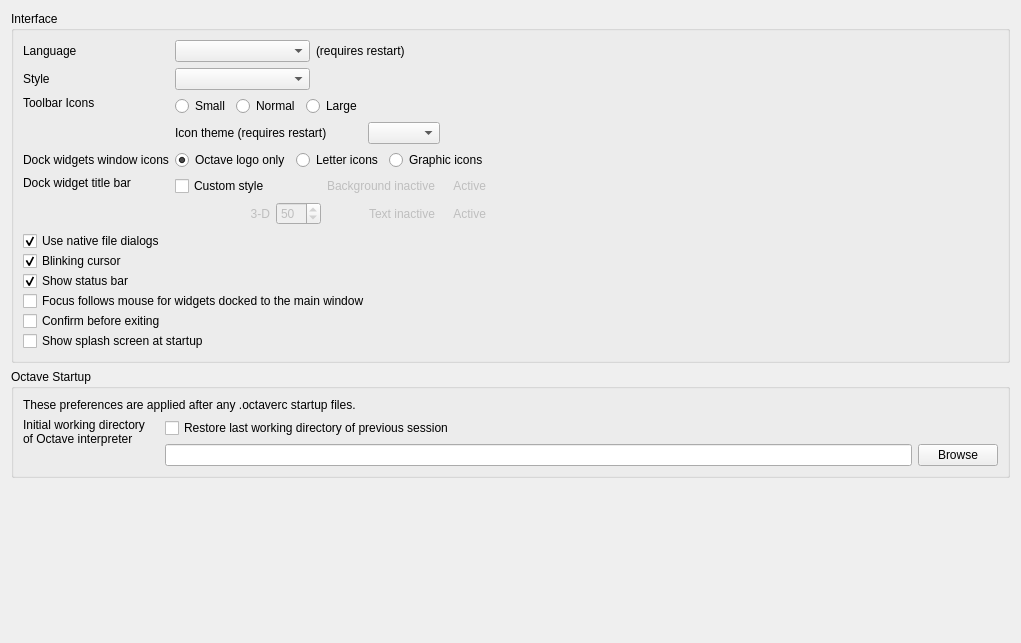
         <widget class="QWidget" name="scrollAreaWidgetContents_2">
          <property name="geometry">
           <rect>
            <x>0</x>
            <y>0</y>
            <width>1021</width>
            <height>643</height>
           </rect>
          </property>
          <layout class="QVBoxLayout" name="verticalLayout_17">
           <item>
            <widget class="QGroupBox" name="groupBox">
             <property name="title">
              <string>Interface</string>
             </property>
             <layout class="QVBoxLayout" name="verticalLayout_21">
              <item>
               <layout class="QGridLayout" name="gridLayout">
                <item row="7" column="0">
                 <widget class="QLabel" name="label_15">
                  <property name="text">
                   <string>Dock widget title bar</string>
                  </property>
                  <property name="alignment">
                   <set>Qt::AlignLeading|Qt::AlignLeft|Qt::AlignTop</set>
                  </property>
                 </widget>
                </item>
                <item row="5" column="0">
                 <widget class="QLabel" name="label_9">
                  <property name="text">
                   <string>Dock widgets window icons</string>
                  </property>
                 </widget>
                </item>
                <item row="2" column="0">
                 <widget class="QLabel" name="label_29">
                  <property name="text">
                   <string>Style</string>
                  </property>
                 </widget>
                </item>
                <item row="2" column="1">
                 <layout class="QHBoxLayout" name="horizontalLayout_17">
                  <item>
                   <widget class="QComboBox" name="combo_styles">
                    <property name="minimumSize">
                     <size>
                      <width>135</width>
                      <height>0</height>
                     </size>
                    </property>
                   </widget>
                  </item>
                  <item>
                   <spacer name="horizontalSpacer">
                    <property name="orientation">
                     <enum>Qt::Horizontal</enum>
                    </property>
                    <property name="sizeHint" stdset="0">
                     <size>
                      <width>40</width>
                      <height>20</height>
                     </size>
                    </property>
                   </spacer>
                  </item>
                 </layout>
                </item>
                <item row="1" column="0">
                 <widget class="QLabel" name="label_2">
                  <property name="text">
                   <string>Language</string>
                  </property>
                 </widget>
                </item>
                <item row="3" column="1">
                 <layout class="QGridLayout" name="gridLayout_16">
                  <item row="1" column="0">
                   <widget class="QLabel" name="label_4">
                    <property name="text">
                     <string>Icon theme (requires restart)</string>
                    </property>
                   </widget>
                  </item>
                  <item row="1" column="1">
                   <widget class="QComboBox" name="combo_box_icon_theme"/>
                  </item>
                  <item row="0" column="0">
                   <layout class="QHBoxLayout" name="horizontalLayout_6">
                    <item>
                     <widget class="QRadioButton" name="icon_size_small">
                      <property name="text">
                       <string>Small</string>
                      </property>
                     </widget>
                    </item>
                    <item>
                     <widget class="QRadioButton" name="icon_size_normal">
                      <property name="text">
                       <string>Normal</string>
                      </property>
                      <property name="checked">
                       <bool>true</bool>
                      </property>
                     </widget>
                    </item>
                    <item>
                     <widget class="QRadioButton" name="icon_size_large">
                      <property name="text">
                       <string>Large</string>
                      </property>
                     </widget>
                    </item>
                   </layout>
                  </item>
                  <item row="1" column="2">
                   <spacer name="horizontalSpacer_5">
                    <property name="orientation">
                     <enum>Qt::Horizontal</enum>
                    </property>
                    <property name="sizeHint" stdset="0">
                     <size>
                      <width>40</width>
                      <height>20</height>
                     </size>
                    </property>
                   </spacer>
                  </item>
                 </layout>
                </item>
                <item row="7" column="1">
                 <layout class="QHBoxLayout" name="horizontalLayout_4">
                  <item>
                   <layout class="QGridLayout" name="gridLayout_13">
                    <property name="rightMargin">
                     <number>0</number>
                    </property>
                    <item row="0" column="9">
                     <widget class="QLabel" name="label_bgtitle_active">
                      <property name="enabled">
                       <bool>false</bool>
                      </property>
                      <property name="text">
                       <string>Active</string>
                      </property>
                      <property name="alignment">
                       <set>Qt::AlignRight|Qt::AlignTrailing|Qt::AlignVCenter</set>
                      </property>
                     </widget>
                    </item>
                    <item row="1" column="4">
                     <layout class="QHBoxLayout" name="layout_widget_fgtitle"/>
                    </item>
                    <item row="0" column="1">
                     <spacer name="horizontalSpacer_22">
                      <property name="orientation">
                       <enum>Qt::Horizontal</enum>
                      </property>
                      <property name="sizeType">
                       <enum>QSizePolicy::Fixed</enum>
                      </property>
                      <property name="sizeHint" stdset="0">
                       <size>
                        <width>40</width>
                        <height>20</height>
                       </size>
                      </property>
                     </spacer>
                    </item>
                    <item row="1" column="2">
                     <widget class="QLabel" name="label_fgtitle">
                      <property name="enabled">
                       <bool>false</bool>
                      </property>
                      <property name="text">
                       <string>Text inactive</string>
                      </property>
                      <property name="alignment">
                       <set>Qt::AlignRight|Qt::AlignTrailing|Qt::AlignVCenter</set>
                      </property>
                     </widget>
                    </item>
                    <item row="1" column="9">
                     <widget class="QLabel" name="label_fgtitle_active">
                      <property name="enabled">
                       <bool>false</bool>
                      </property>
                      <property name="text">
                       <string>Active</string>
                      </property>
                      <property name="alignment">
                       <set>Qt::AlignRight|Qt::AlignTrailing|Qt::AlignVCenter</set>
                      </property>
                     </widget>
                    </item>
                    <item row="0" column="7">
                     <spacer name="horizontalSpacer_23">
                      <property name="orientation">
                       <enum>Qt::Horizontal</enum>
                      </property>
                      <property name="sizeType">
                       <enum>QSizePolicy::Fixed</enum>
                      </property>
                      <property name="sizeHint" stdset="0">
                       <size>
                        <width>12</width>
                        <height>20</height>
                       </size>
                      </property>
                     </spacer>
                    </item>
                    <item row="0" column="0">
                     <widget class="QCheckBox" name="cb_widget_custom_style">
                      <property name="text">
                       <string>Custom style</string>
                      </property>
                     </widget>
                    </item>
                    <item row="0" column="4">
                     <layout class="QHBoxLayout" name="layout_widget_bgtitle"/>
                    </item>
                    <item row="0" column="2">
                     <widget class="QLabel" name="label_bgtitle">
                      <property name="enabled">
                       <bool>false</bool>
                      </property>
                      <property name="text">
                       <string>Background inactive</string>
                      </property>
                      <property name="alignment">
                       <set>Qt::AlignRight|Qt::AlignTrailing|Qt::AlignVCenter</set>
                      </property>
                     </widget>
                    </item>
                    <item row="0" column="10">
                     <layout class="QHBoxLayout" name="layout_widget_bgtitle_active"/>
                    </item>
                    <item row="1" column="10">
                     <layout class="QHBoxLayout" name="layout_widget_fgtitle_active"/>
                    </item>
                    <item row="1" column="0">
                     <widget class="QLabel" name="label_3d_title">
                      <property name="enabled">
                       <bool>false</bool>
                      </property>
                      <property name="text">
                       <string>3-D</string>
                      </property>
                      <property name="alignment">
                       <set>Qt::AlignRight|Qt::AlignTrailing|Qt::AlignVCenter</set>
                      </property>
                     </widget>
                    </item>
                    <item row="1" column="1">
                     <widget class="QSpinBox" name="sb_3d_title">
                      <property name="enabled">
                       <bool>false</bool>
                      </property>
                      <property name="sizePolicy">
                       <sizepolicy hsizetype="Preferred" vsizetype="Preferred">
                        <horstretch>0</horstretch>
                        <verstretch>0</verstretch>
                       </sizepolicy>
                      </property>
                      <property name="minimum">
                       <number>-80</number>
                      </property>
                      <property name="maximum">
                       <number>80</number>
                      </property>
                      <property name="value">
                       <number>50</number>
                      </property>
                     </widget>
                    </item>
                   </layout>
                  </item>
                  <item>
                   <spacer name="horizontalSpacer_21">
                    <property name="orientation">
                     <enum>Qt::Horizontal</enum>
                    </property>
                    <property name="sizeHint" stdset="0">
                     <size>
                      <width>40</width>
                      <height>20</height>
                     </size>
                    </property>
                   </spacer>
                  </item>
                 </layout>
                </item>
                <item row="3" column="0">
                 <widget class="QLabel" name="label_8">
                  <property name="text">
                   <string>Toolbar Icons</string>
                  </property>
                  <property name="alignment">
                   <set>Qt::AlignLeading|Qt::AlignLeft|Qt::AlignTop</set>
                  </property>
                 </widget>
                </item>
                <item row="1" column="1">
                 <layout class="QHBoxLayout" name="horizontalLayout_8">
                  <item>
                   <widget class="QComboBox" name="comboBox_language">
                    <property name="minimumSize">
                     <size>
                      <width>135</width>
                      <height>0</height>
                     </size>
                    </property>
                    <property name="insertPolicy">
                     <enum>QComboBox::InsertAtBottom</enum>
                    </property>
                   </widget>
                  </item>
                  <item>
                   <widget class="QLabel" name="label_10">
                    <property name="text">
                     <string>(requires restart)</string>
                    </property>
                   </widget>
                  </item>
                  <item>
                   <spacer name="horizontalSpacer_3">
                    <property name="orientation">
                     <enum>Qt::Horizontal</enum>
                    </property>
                    <property name="sizeHint" stdset="0">
                     <size>
                      <width>40</width>
                      <height>20</height>
                     </size>
                    </property>
                   </spacer>
                  </item>
                 </layout>
                </item>
                <item row="5" column="1">
                 <layout class="QHBoxLayout" name="horizontalLayout_9">
                  <item>
                   <widget class="QRadioButton" name="general_icon_octave">
                    <property name="text">
                     <string>Octave logo only</string>
                    </property>
                    <property name="checked">
                     <bool>true</bool>
                    </property>
                   </widget>
                  </item>
                  <item>
                   <widget class="QRadioButton" name="general_icon_letter">
                    <property name="text">
                     <string>Letter icons</string>
                    </property>
                   </widget>
                  </item>
                  <item>
                   <widget class="QRadioButton" name="general_icon_graphic">
                    <property name="text">
                     <string>Graphic icons</string>
                    </property>
                   </widget>
                  </item>
                  <item>
                   <spacer name="horizontalSpacer_6">
                    <property name="orientation">
                     <enum>Qt::Horizontal</enum>
                    </property>
                    <property name="sizeHint" stdset="0">
                     <size>
                      <width>40</width>
                      <height>20</height>
                     </size>
                    </property>
                   </spacer>
                  </item>
                 </layout>
                </item>
               </layout>
              </item>
              <item>
               <layout class="QVBoxLayout" name="verticalLayout_35">
                <property name="spacing">
                 <number>0</number>
                </property>
                <property name="topMargin">
                 <number>0</number>
                </property>
                <item>
                 <widget class="QCheckBox" name="cb_use_native_file_dialogs">
                  <property name="text">
                   <string>Use native file dialogs</string>
                  </property>
                  <property name="checked">
                   <bool>true</bool>
                  </property>
                 </widget>
                </item>
                <item>
                 <widget class="QCheckBox" name="cb_cursor_blinking">
                  <property name="text">
                   <string>Blinking cursor</string>
                  </property>
                  <property name="checked">
                   <bool>true</bool>
                  </property>
                 </widget>
                </item>
                <item>
                 <widget class="QCheckBox" name="cb_status_bar">
                  <property name="text">
                   <string>Show status bar</string>
                  </property>
                  <property name="checked">
                   <bool>true</bool>
                  </property>
                 </widget>
                </item>
                <item>
                 <widget class="QCheckBox" name="cb_focus_follows_mouse">
                  <property name="toolTip">
                   <string>&lt;html&gt;&lt;head/&gt;&lt;body&gt;&lt;p&gt;If set, the focus of the widgets that are docked to the main window follows the mouse cursor.  This is intended for having the same behavior within the main window when &amp;quot;focus follows mouse&amp;quot; is used for the desktop environment.&lt;/p&gt;&lt;/body&gt;&lt;/html&gt;</string>
                  </property>
                  <property name="text">
                   <string>Focus follows mouse for widgets docked to the main window</string>
                  </property>
                 </widget>
                </item>
                <item>
                 <widget class="QCheckBox" name="cb_prompt_to_exit">
                  <property name="text">
                   <string>Confirm before exiting</string>
                  </property>
                 </widget>
                </item>
                <item>
                 <widget class="QCheckBox" name="cb_show_splash_screen">
                  <property name="text">
                   <string>Show splash screen at startup</string>
                  </property>
                 </widget>
                </item>
               </layout>
              </item>
             </layout>
            </widget>
           </item>
           <item>
            <widget class="QGroupBox" name="groupBox_2">
             <property name="title">
              <string>Octave Startup</string>
             </property>
             <layout class="QVBoxLayout" name="verticalLayout_22">
              <item>
               <widget class="QLabel" name="label_18">
                <property name="text">
                 <string>These preferences are applied after any .octaverc startup files.</string>
                </property>
               </widget>
              </item>
              <item>
               <layout class="QGridLayout" name="gridLayout_9">
                <item row="0" column="0">
                 <widget class="QLabel" name="label_17">
                  <property name="text">
                   <string>Initial working directory of Octave interpreter</string>
                  </property>
                  <property name="alignment">
                   <set>Qt::AlignLeading|Qt::AlignLeft|Qt::AlignTop</set>
                  </property>
                  <property name="wordWrap">
                   <bool>true</bool>
                  </property>
                 </widget>
                </item>
                <item row="0" column="1">
                 <layout class="QGridLayout" name="gridLayout_20">
                  <item row="1" column="0">
                   <widget class="QLineEdit" name="le_octave_dir"/>
                  </item>
                  <item row="0" column="0">
                   <widget class="QCheckBox" name="cb_restore_octave_dir">
                    <property name="text">
                     <string>Restore last working directory of previous session</string>
                    </property>
                   </widget>
                  </item>
                  <item row="1" column="1">
                   <widget class="QPushButton" name="pb_octave_dir">
                    <property name="sizePolicy">
                     <sizepolicy hsizetype="Minimum" vsizetype="Minimum">
                      <horstretch>0</horstretch>
                      <verstretch>0</verstretch>
                     </sizepolicy>
                    </property>
                    <property name="text">
                     <string>Browse</string>
                    </property>
                   </widget>
                  </item>
                 </layout>
                </item>
               </layout>
              </item>
             </layout>
            </widget>
           </item>
           <item>
            <spacer name="verticalSpacer">
             <property name="orientation">
              <enum>Qt::Vertical</enum>
             </property>
             <property name="sizeHint" stdset="0">
              <size>
               <width>20</width>
               <height>40</height>
              </size>
             </property>
            </spacer>
           </item>
          </layout>
         </widget>
